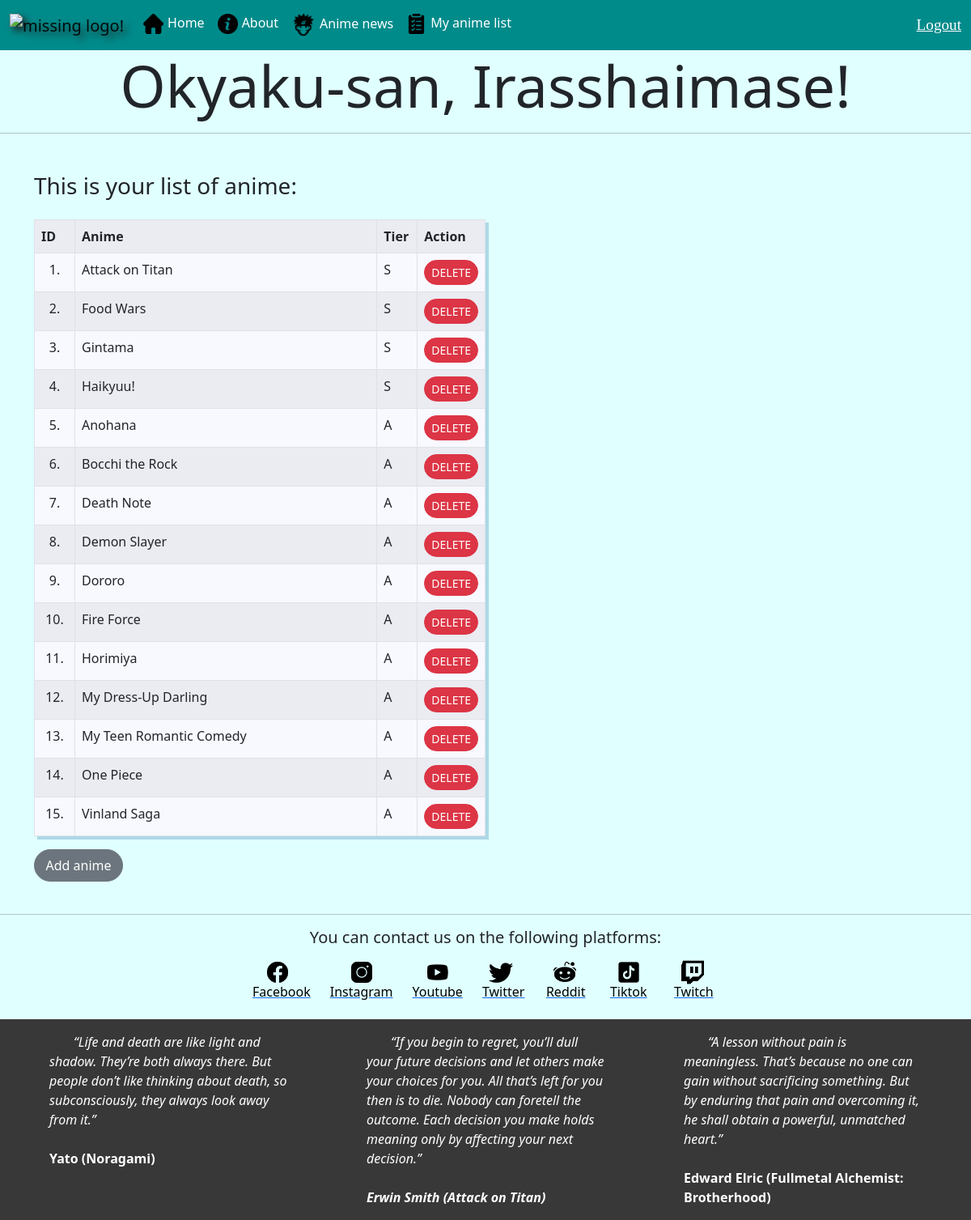
The app's page /animelist (signed in) with its own data.
### tables this page shows
CREATE TABLE `anime_list` (
  `id` int(11) NOT NULL,
  `animeName` varchar(50) NOT NULL,
  `tier` varchar(2) NOT NULL
);

### myApp/models/DBModel.php (called while the page is built, shortened)
<?php
class DBModel
{
    public function db(){
        $this->conn = new mysqli('localhost', 'myuser', '123', 'webdev');
        return $this->conn;
    }
}

### myApp/controllers/AppController.php (called while the page is built, shortened)
<?php
class AppController extends Controller
{
    public function __construct(){
        $this->init();
    }
    public function init(){
        new $className;
    }
}

### index.php (called while the page is built, shortened)
<?php
include_once 'config.php';
new AppController;

### myApp/controllers/Controller.php (called while the page is built, shortened)
<?php
class Controller
{
    public function render($page, $data = array()){
        $template = file_get_contents($page);
        preg_match_all("[{{\w+}}]", $template, $matches);
        foreach($matches[0] as $value){
            $item = str_replace('{{','', $value);
            $item = str_replace('}}','', $item);
            if(array_key_exists($item, $data)){
                $template = str_replace($value, $data[$item], $template);
            }
        }
        return $template;
    }
}

### config.php (called while the page is built, shortened)
<?php
spl_autoload_register(function($className){
    $relPath = '';
    $class = strtolower($className);
    if(str_contains($class, 'controller')){
        $relPath = CONTROLLERS;
    }
    if(str_contains($class, 'model')){
        $relPath = MODELS;
    }
    $fileName = APP_PATH . $relPath . $className . '.php';
});

### myApp/models/AnimeModel.php (the view, shortened to what this page needs)
<?php
class AnimeModel extends UsersModel
{
    public function getAnime(){
        $q = "SELECT * FROM	`anime_list` ORDER BY CASE
             WHEN tier = 'S' THEN 1
             WHEN tier = 'A' THEN 2
             WHEN tier = 'B' THEN 3
             WHEN tier = 'C' THEN 4
             WHEN tier = 'D' THEN 5.
             ELSE 6 END ASC,
             animeName ASC";
		$result = $this->db()->query($q);
		return $result->fetch_all(MYSQLI_ASSOC);
    }
    public function animeList(){
        $dataArray = $this->getAnime();
        $table = '';
        if(is_array($dataArray)){
            $table .= '<h3 class="mb-4">This is your list of anime:</h3>
                       <table id="tableID" style="background-color:#F8F8FF" class="table w-50 table-striped table-bordered"><tr>';
            $table .= "<th>ID</th>";
            $table .= "<th>Anime</th>";
            $table .= "<th style='width:50px'>Tier</th>";
            $table .= "<th style='width:80px'>Action</th>";
            $table .= '</tr >';
            $i=1;
            foreach($dataArray as $anime){
                $table .= '<tr><td style="width:50px; text-align:center">'.$i.'.</td>';
                $i++;
                foreach($anime as $field=>$value){
                    if($field !== 'id'){
                        $table .= "<td>$value</td>";
                    }
                }
                $del_id = $anime['id'];
                $table .= '<td>'.
                          "<form action='delanime' method='post'>
                          <button class='btn btn-danger btn-sm' name='del_id' type='submit' value='$del_id'>DELETE</button>
                          </form>";
                $table .= '</tr>';
            }
            $table .= '</table>';
        }
        return $table;
    }
}

### myApp/controllers/AnimelistController.php (shortened to what this page needs)
<?php
class AnimelistController extends AppController
{
    public function __construct(){
        $this->init();
    }
    public function init(){
        if(isset($_SESSION['user'])){
            $data['title'] = 'ANIME LIST';
            $anime = new AnimeModel;
            $data['button'] = $this->render(APP_PATH.VIEWS.'button.html', array());
            $data['mainContent'] = $anime->animeList();
            echo $this->render(APP_PATH.VIEWS.'layoutAuth.html', $data);
        }
        else {
            header("Location:home");
        }
    }
}

### myApp/stil.css (style rules this page uses)
.btn { border-radius: 30px; }

### myApp/style.css (style rules this page uses)
#tableID { box-shadow: 4px 4px lightblue; }

### records on screen
anime_list: animeName "Attack on Titan", tier "S", $del_id 26 (drawn)
anime_list: animeName "Food Wars", tier "S", $del_id 9 (drawn)
anime_list: animeName "Gintama", tier "S", $del_id 8 (drawn)
anime_list: animeName "Haikyuu!", tier "S", $del_id 10 (drawn)
anime_list: animeName "Anohana", tier "A", $del_id 12 (drawn)
anime_list: animeName "Bocchi the Rock", tier "A", $del_id 5 (drawn)
anime_list: animeName "Death Note", tier "A", $del_id 3 (drawn)
anime_list: animeName "Demon Slayer", tier "A", $del_id 28 (drawn)
anime_list: animeName "Dororo", tier "A", $del_id 7 (drawn)
anime_list: animeName "Fire Force", tier "A", $del_id 32 (drawn)
anime_list: animeName "Horimiya", tier "A"
anime_list: animeName "My Dress-Up Darling", tier "A", $del_id 31 (drawn)
anime_list: animeName "My Teen Romantic Comedy", tier "A", $del_id 29 (drawn)
anime_list: animeName "One Piece", tier "A", $del_id 30 (drawn)
anime_list: animeName "Vinland Saga", tier "A", $del_id 27 (drawn)
